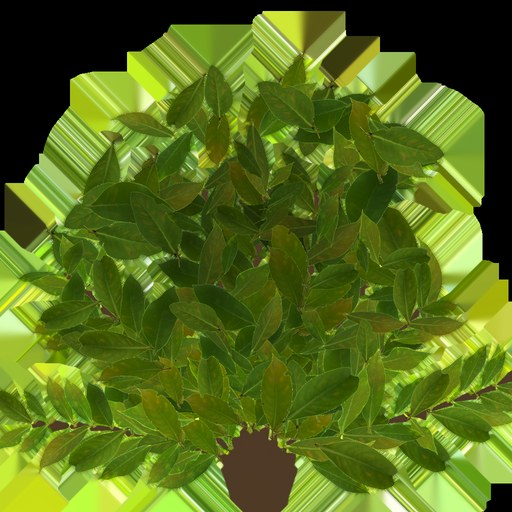
#> input picture game/assets/trees/foliage_diff.jpg, 512 x 512 px, found by its file name
$ python bleed_cards.py
#> lines starting #> are read from the running program, lines starting #| are printed output that depends on the picture; after the words box and inside, x2 and y2 are one past the last pixel; in counts of white or black regions, pixels touching at a corner belong together
#!/usr/bin/env python3
"""Colour bleed for the alpha-card textures (the build step behind ?farflora=1).

The cards keep colour and coverage in two separate files (xxx_diff.jpg + xxx_alpha.jpg), so nothing is "under" a
transparent texel except whatever the bake left there - and it is often near-black (grass card: 56% of its transparent
texels are luma < 20). A lower far alpha cutoff and a mip bias both pull those texels into the picture, as a dark fringe.
This writes xxx_bleed.jpg beside each diffuse: every texel the alpha map calls transparent takes the colour of its NEAREST
opaque texel (Euclidean distance transform), softened with a small blur that is applied only where colour was filled in.
The originals are never touched; the game loads the _bleed file only under ?farflora=1.
usage: python3 tools/bleed_cards.py            (from game/)"""
import sys
import numpy as np
from PIL import Image
from scipy import ndimage as ndi

PAIRS = [("assets/trees/foliage_diff.jpg", "assets/trees/foliage_alpha.jpg"),
         ("assets/trees/frond_diff.jpg", "assets/trees/frond_alpha.jpg"),
         ("assets/trees/flowers_diff.jpg", "assets/trees/flowers_alpha.jpg"),
         ("assets/grass/grasscard_diff.jpg", "assets/grass/grasscard_alpha.jpg")]
SOLID = 150      # a texel at or above this alpha (0-255) is trusted to carry real colour

def bleed(diff, alpha, out):
#> called with diff = 'assets/trees/foliage_diff.jpg', alpha = 'assets/trees/foliage_alpha.jpg', out = 'assets/trees/foliage_bleed.jpg'
    m = np.asarray(Image.open(diff).convert("RGB")).astype(np.float32)
    a = np.asarray(Image.open(alpha).convert("L"))
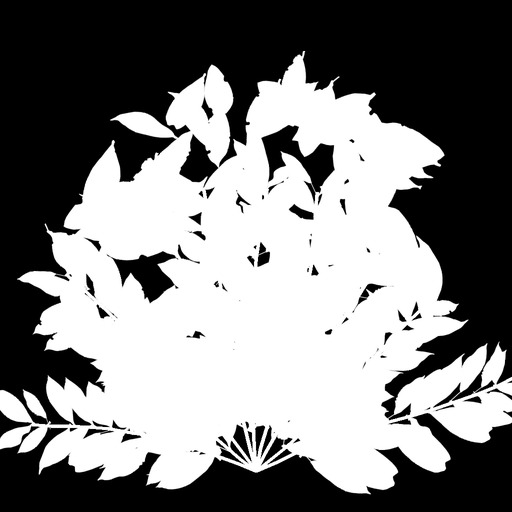
#> input picture game/assets/trees/foliage_alpha.jpg, 512 x 512 px, found by its file name
#> a is the input picture: shape (512, 512); min 0, max 255, mean 126.3
    solid = a >= SOLID
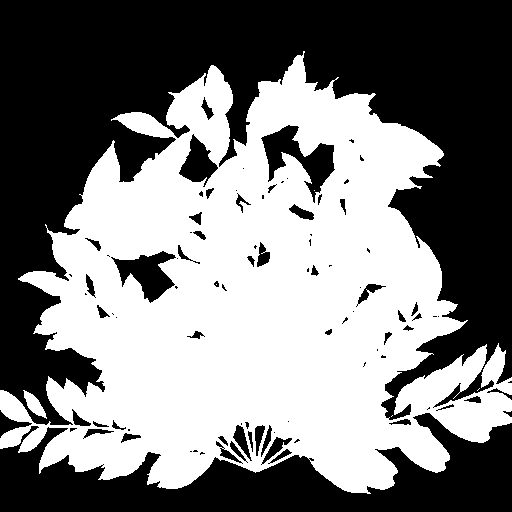
#> solid: shape (512, 512) bool; 49.3% white; 6 white regions (4 under 20 px), largest, box (x1, y1, x2, y2) and area: (0, 51, 512, 494) 128991, (23, 390, 47, 419) 295
    if not solid.any(): raise SystemExit(f"{alpha}: nothing opaque")
    # index of the nearest solid texel for every texel
    idx = ndi.distance_transform_edt(~solid, return_distances=False, return_indices=True)
    filled = m[idx[0], idx[1]]
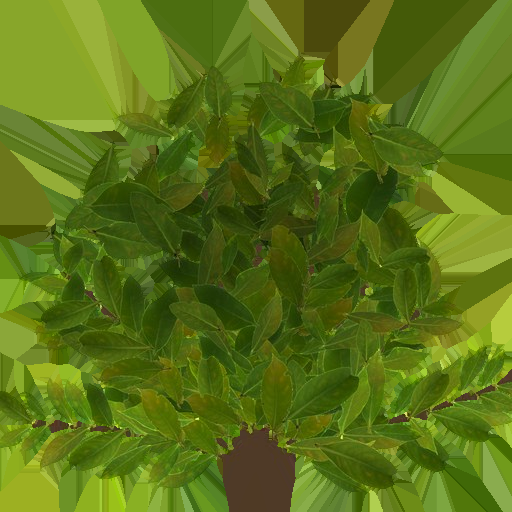
#> filled: shape (512, 512, 3) float32; mean R, G, B 89.5, 114, 23.1
    # soften only the filled-in colour (a wide blur of the solid colour, so the fill is a smooth wash, not streaks)
    soft = np.stack([ndi.gaussian_filter(filled[..., c], 2.0) for c in range(3)], -1)
    res = np.where(solid[..., None], m, soft)
    Image.fromarray(np.clip(res + .5, 0, 255).astype(np.uint8)).save(out, quality=95)
    lum = lambda X: (X * [.3, .59, .11]).sum(-1)
    z = a < 20
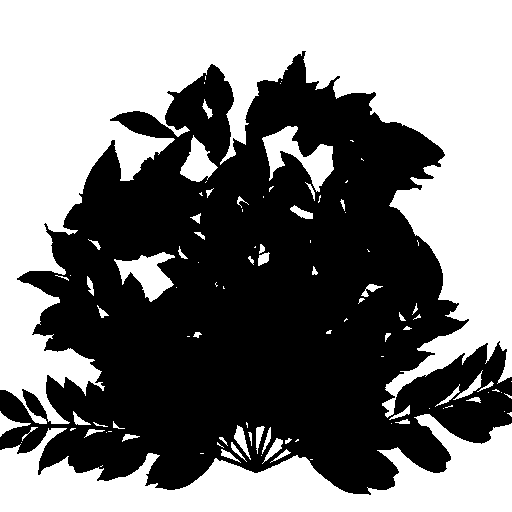
#> z: shape (512, 512) bool; 49% white; 102 white regions (51 under 20 px), largest, box (x1, y1, x2, y2) and area: (0, 0, 512, 424) 96673, (0, 414, 512, 512) 24074, (262, 126, 334, 192) 1943
    print(f"{out}: transparent texels luma<20 {(lum(m[z]) < 20).mean():.2f} -> {(lum(res[z]) < 20).mean():.2f}")
#| assets/trees/foliage_bleed.jpg: transparent texels luma<20 0.29 -> 0.00

for d, a in PAIRS:
    bleed(d, a, d.replace("_diff.jpg", "_bleed.jpg"))
#> pass 2 of the loop `for d, a in PAIRS:`:
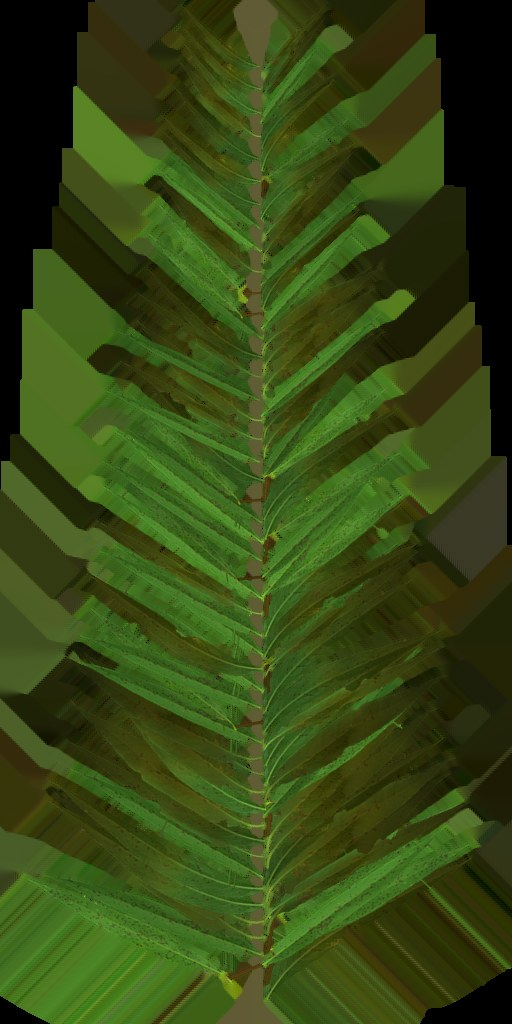
#> input picture game/assets/trees/frond_diff.jpg, 512 x 1024 px, found by its file name
#> m: shape (1024, 512, 3) float32
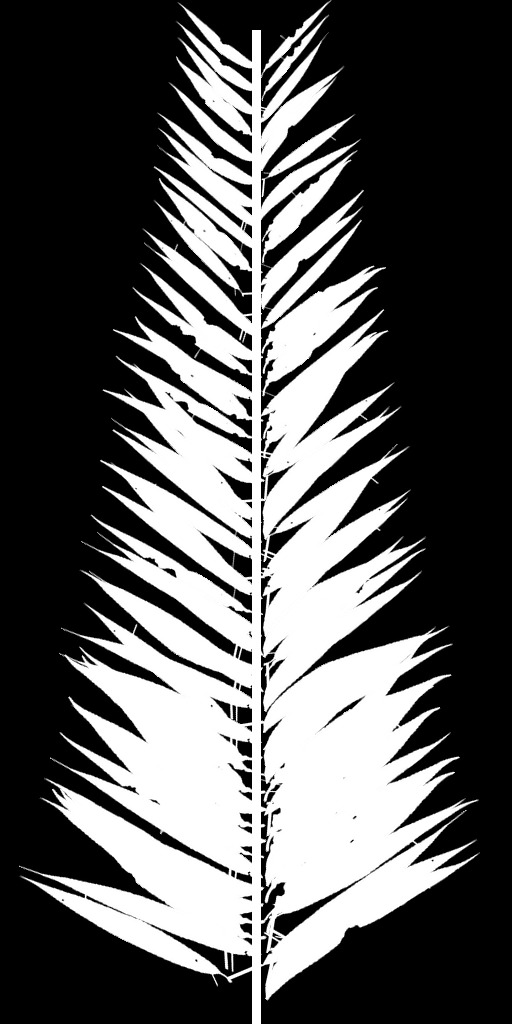
#> input picture game/assets/trees/frond_alpha.jpg, 512 x 1024 px, found by its file name
#> in bleed, a is the input picture: shape (1024, 512); min 0, max 255, mean 88.8
#> solid: shape (1024, 512) bool; 34.5% white; 37 white regions (31 under 20 px), largest, box (x1, y1, x2, y2) and area: (23, 2, 478, 1024) 172418, (262, 266, 386, 396) 4871, (262, 151, 356, 263) 1953, (268, 116, 352, 177) 842, (263, 17, 326, 96) 551, (262, 178, 266, 197) 32
#> filled: shape (1024, 512, 3) float32
#> soft: shape (1024, 512, 3) float32
#> res: shape (1024, 512, 3) float32
#> in bleed (call 2), `z = a < 20`:
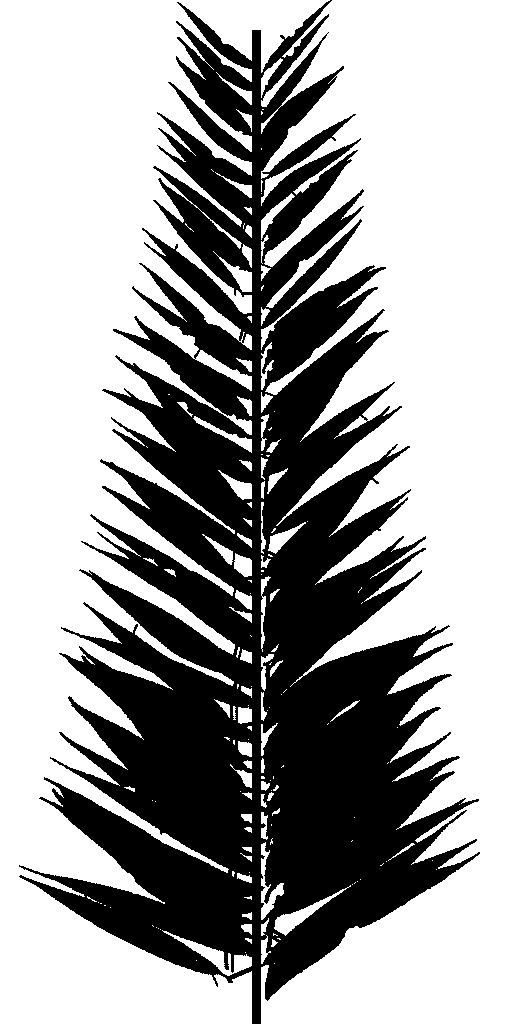
#> z: shape (1024, 512) bool; 62.9% white; 1 black region, box (x1, y1, x2, y2) and area: (19, 0, 480, 1024) 194714
#| assets/trees/frond_bleed.jpg: transparent texels luma<20 0.15 -> 0.00
#> pass 3 of the loop `for d, a in PAIRS:`:
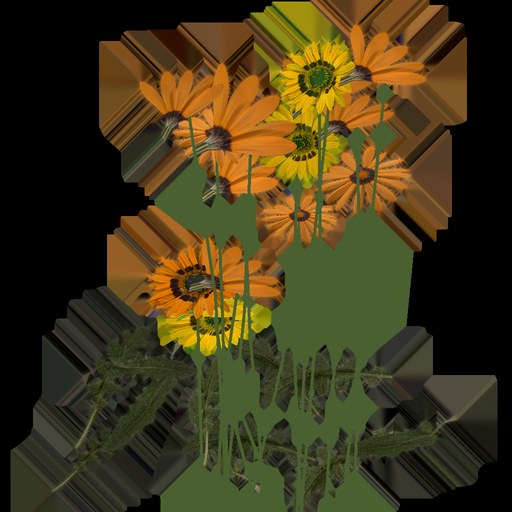
#> input picture game/assets/trees/flowers_diff.jpg, 512 x 512 px, found by its file name
#> m: shape (512, 512, 3) float32
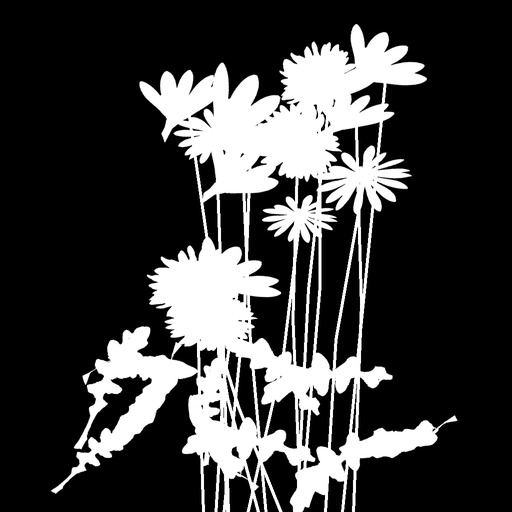
#> input picture game/assets/trees/flowers_alpha.jpg, 512 x 512 px, found by its file name
#> in bleed, a is the input picture: shape (512, 512); min 0, max 255, mean 61.9
#> solid: shape (512, 512) bool; 23.7% white; 3 white regions (1 under 20 px), largest, box (x1, y1, x2, y2) and area: (51, 24, 457, 512) 62161, (83, 371, 92, 385) 51
#> filled: shape (512, 512, 3) float32
#> soft: shape (512, 512, 3) float32
#> res: shape (512, 512, 3) float32
#> in bleed (call 3), `z = a < 20`:
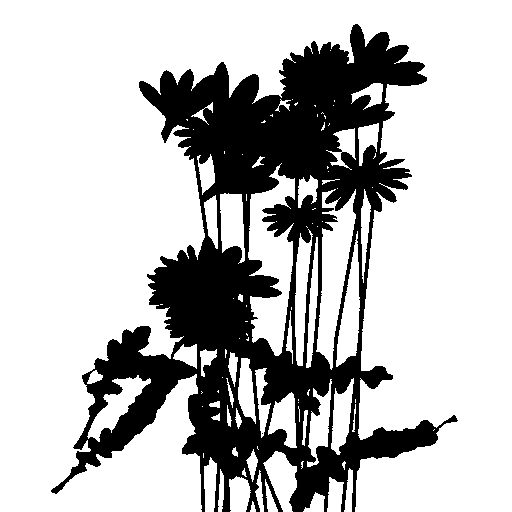
#> z: shape (512, 512) bool; 73.9% white; 2 black regions (1 under 20 px), largest, box (x1, y1, x2, y2) and area: (51, 24, 458, 512) 68346
#| assets/trees/flowers_bleed.jpg: transparent texels luma<20 0.41 -> 0.00
#> (the run stopped early here; a loop or call above may not have finished)
